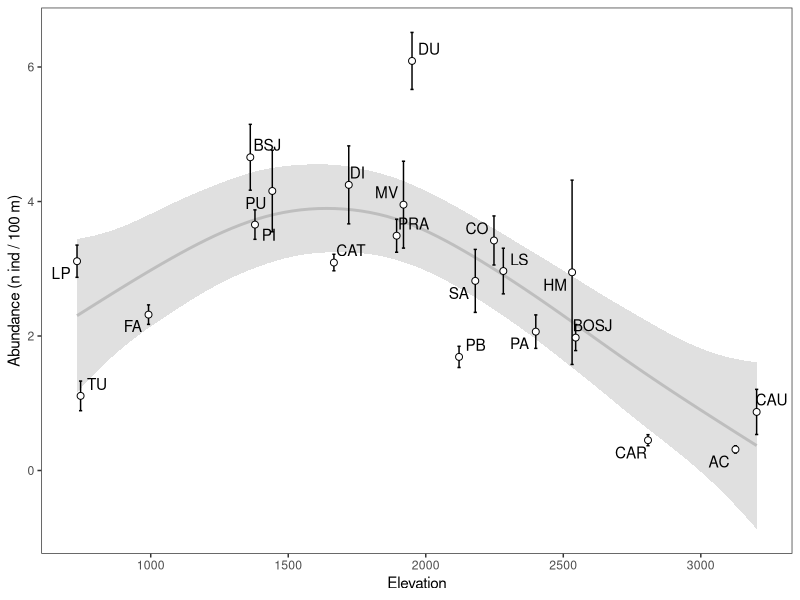
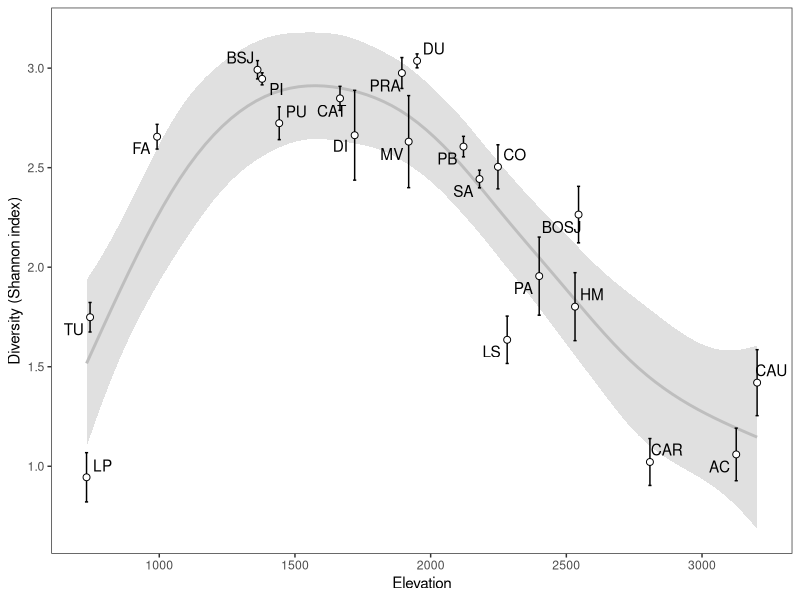
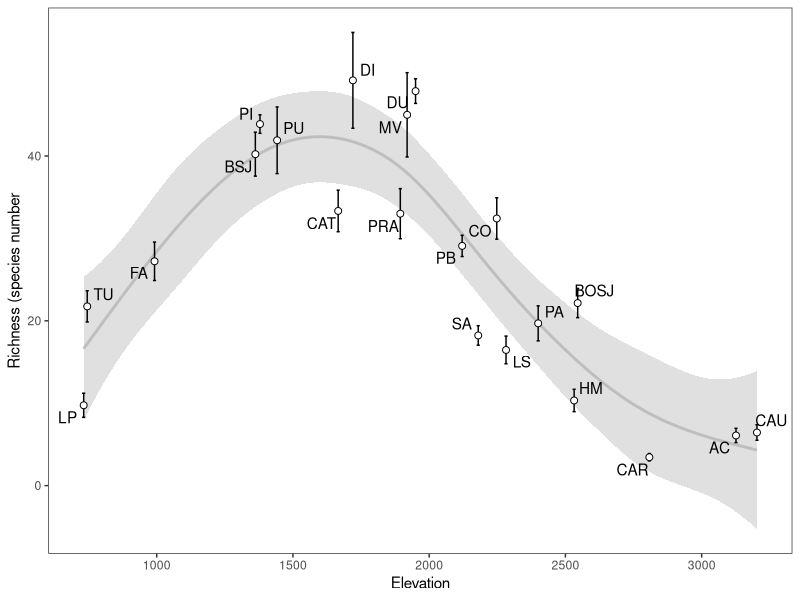
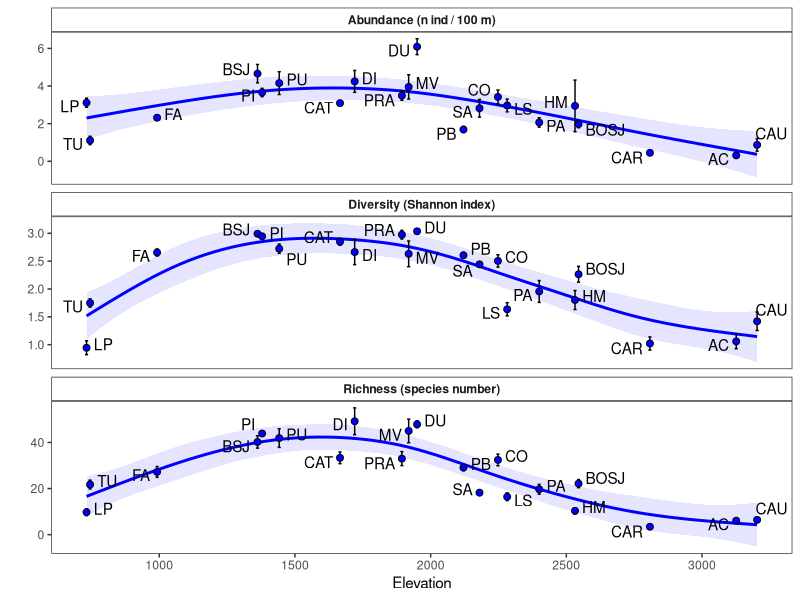
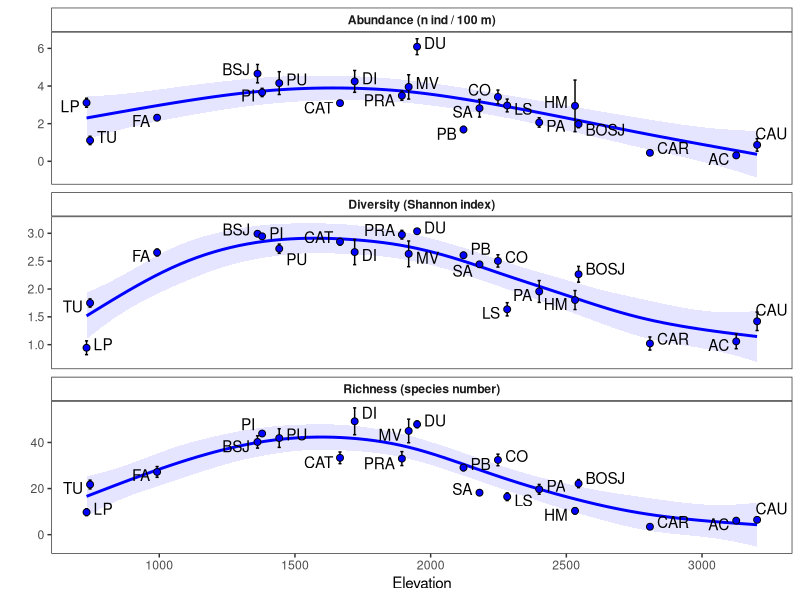
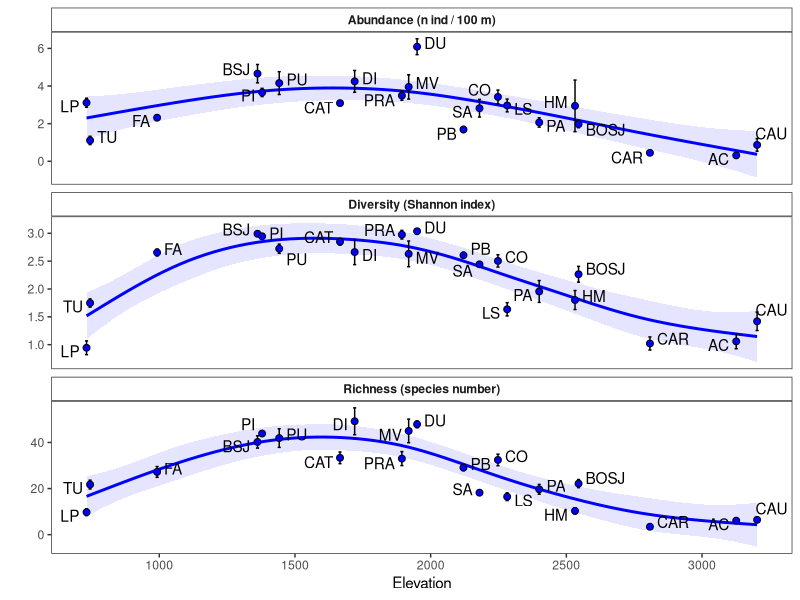

These figures' R source, in order:
## ---- chunk 1
knitr::opts_chunk$set(
  message = FALSE
)
## ---- chunk 2
library(tidyverse)
library(here)
library(ggpubr)
library(ggrepel)
## ---- chunk 3
denraw <- read_csv(here::here("data/densidad_by_year_alldata.csv")) 
divraw <- read_csv(here::here("data/diversidad_by_year_alldata.csv")) 
riqraw <- read_csv(here::here("data/riqueza_by_year_alldata.csv"))
## ---- chunk 4
densidad_avg <- denraw %>%
  group_by(transecto, site, elev) %>%
  summarise(mean = mean(den, na.rm = TRUE),
            sd = sd(den, na.rm = TRUE),
            se = sd/sqrt(n()))

plot_density <- densidad_avg %>%
  ggplot(aes(x=elev, y = mean, label=site)) +
  geom_smooth(method = "gam", formula = y ~ s(x, bs = "cs"), colour="gray", alpha=.3) +
  # geom_smooth(method="loess", span=.5) +
  geom_errorbar(aes(ymin = mean - se, ymax = mean + se)) +
  geom_point(size=2, shape=21, fill="white") +
  theme_bw() +
  theme(
    panel.grid = element_blank()
  ) +
  ylab("Abundance (n ind / 100 m)") +
  xlab("Elevation") +
  geom_text_repel()

plot_density
## ---- chunk 5
diversidad_avg <- divraw %>%
  group_by(transecto, site, elev) %>%
  summarise(mean = mean(diversidad, na.rm = TRUE),
            sd = sd(diversidad, na.rm = TRUE),
            se = sd/sqrt(n()))

plot_diversity <- diversidad_avg %>%
  ggplot(aes(x=elev, y = mean, label = site)) +
  geom_smooth(method = "gam", formula = y ~ s(x, bs = "cs"), colour="gray", alpha=.3) +
  # geom_smooth() +
  geom_errorbar(aes(ymin = mean - se, ymax = mean + se)) +
  geom_point(size=2, shape=21, fill="white") +
  theme_bw() +
  theme(
    panel.grid = element_blank()
  ) +
  ylab("Diversity (Shannon index)") +
  xlab("Elevation") +
  geom_text_repel()

plot_diversity
## ---- chunk 6
richness_avg <- riqraw %>%
  group_by(transecto, site, elev) %>%
  summarise(mean = mean(riq, na.rm = TRUE),
            sd = sd(riq, na.rm = TRUE),
            se = sd/sqrt(n()))

plot_richness <- richness_avg %>%
  ggplot(aes(x=elev, y = mean, label = site)) +
  geom_smooth(method = "gam", formula = y ~ s(x, bs = "cs"), colour="gray", alpha=.3) +
  # geom_smooth() +
  geom_errorbar(aes(ymin = mean - se, ymax = mean + se)) +
  geom_point(size=2, shape=21, fill="white") +
  theme_bw() +
  theme(
    panel.grid = element_blank()
  ) +
  ylab("Richness (species number") +
  xlab("Elevation") +
  geom_text_repel()

plot_richness
## ---- chunk 7
p <- bind_rows(
  richness_avg %>% mutate(variable = "riq"),
  diversidad_avg %>% mutate(variable = "div"),
  densidad_avg %>% mutate(variable = "den"))
  
  
mylabel <- c(
  den = "Abundance (n ind / 100 m)",
  div = "Diversity (Shannon index)",
  riq = "Richness (species number)")


plot_variables <- p %>%
  ggplot(aes(x=elev, y = mean, label = site)) +
  geom_smooth(method = "gam", formula = y ~ s(x, bs = "cs"), colour="blue", alpha=.1, fill="blue") +
  # geom_smooth() +
  geom_errorbar(aes(ymin = mean - se, ymax = mean + se)) +
  geom_point(size=2, shape=21, fill="blue") +
  theme_bw() +
  theme(
    panel.grid = element_blank(),
    strip.text = element_text(face = "bold"),
    strip.background = element_rect(fill="white")
  ) + geom_text_repel() + 
  facet_wrap(~variable, ncol=1, scales = "free_y",
             labeller = labeller(variable = mylabel),
             strip.position="top") + 
  xlab("Elevation") + ylab("") 
## ---- chunk 8
ggsave(here::here("figs/plot_variables_elevation_allyears.pdf"),
       device = "pdf",
       width = 5, height = 7.5)
plot_variables
dev.off()


ggsave(plot= plot_variables,
       here::here("figs/plot_variables_elevation_allyears.png"),
       device = "png",
       dpi = 300,
       width = 5, height = 7.5)
